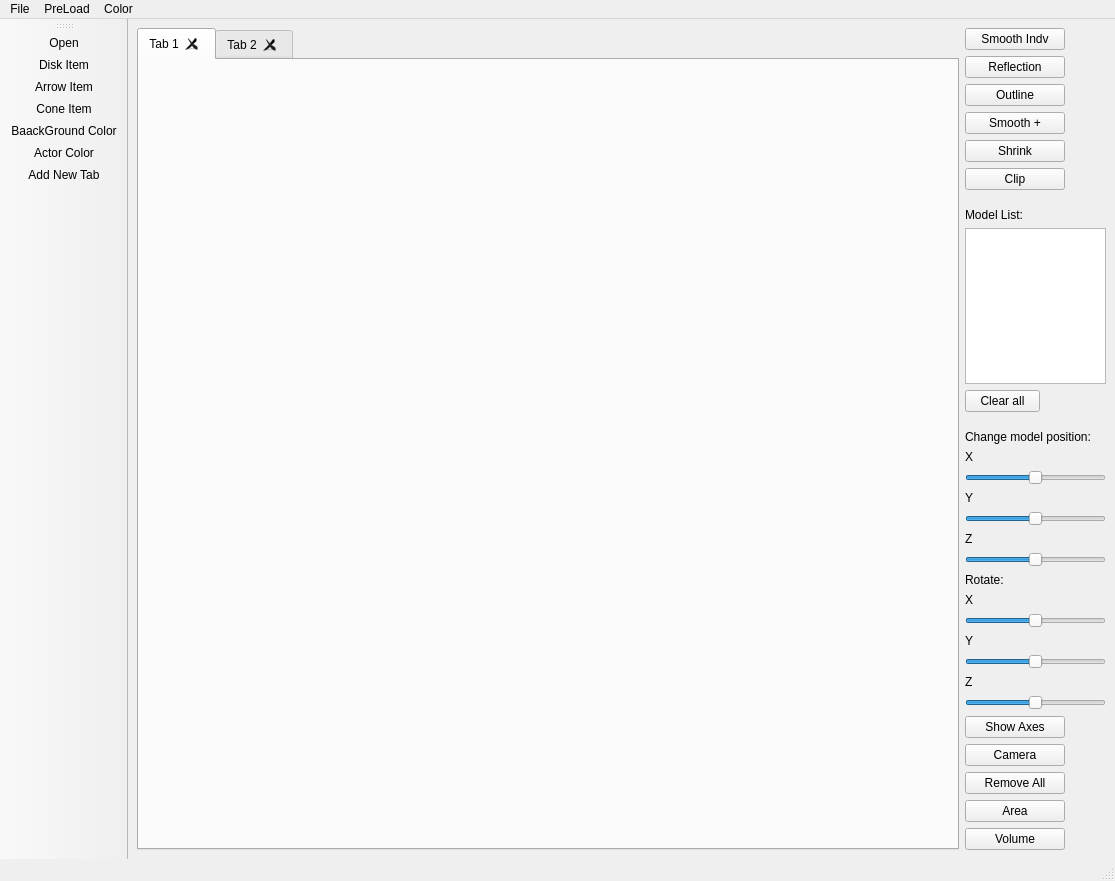
<?xml version="1.0" encoding="UTF-8"?>
<ui version="4.0">
 <class>MainWindow</class>
 <widget class="QMainWindow" name="MainWindow">
  <property name="geometry">
   <rect>
    <x>0</x>
    <y>0</y>
    <width>1115</width>
    <height>881</height>
   </rect>
  </property>
  <property name="windowTitle">
   <string>MainWindow</string>
  </property>
  <property name="windowOpacity">
   <double>1.000000000000000</double>
  </property>
  <property name="autoFillBackground">
   <bool>true</bool>
  </property>
  <property name="styleSheet">
   <string notr="true"/>
  </property>
  <widget class="QWidget" name="centralwidget">
   <layout class="QGridLayout" name="gridLayout">
    <item row="0" column="1">
     <widget class="QPushButton" name="smooth">
      <property name="maximumSize">
       <size>
        <width>100</width>
        <height>16777215</height>
       </size>
      </property>
      <property name="text">
       <string>Smooth Indv</string>
      </property>
     </widget>
    </item>
    <item row="1" column="1">
     <widget class="QPushButton" name="reflection">
      <property name="maximumSize">
       <size>
        <width>100</width>
        <height>16777215</height>
       </size>
      </property>
      <property name="text">
       <string>Reflection</string>
      </property>
     </widget>
    </item>
    <item row="8" column="1">
     <layout class="QVBoxLayout" name="verticalLayout_3">
      <item>
       <widget class="QLabel" name="label_9">
        <property name="maximumSize">
         <size>
          <width>75</width>
          <height>16777215</height>
         </size>
        </property>
        <property name="text">
         <string>Model List:</string>
        </property>
       </widget>
      </item>
      <item>
       <widget class="QListWidget" name="list">
        <property name="maximumSize">
         <size>
          <width>150</width>
          <height>16777215</height>
         </size>
        </property>
       </widget>
      </item>
      <item>
       <widget class="QPushButton" name="clear">
        <property name="maximumSize">
         <size>
          <width>75</width>
          <height>16777215</height>
         </size>
        </property>
        <property name="text">
         <string>Clear all</string>
        </property>
       </widget>
      </item>
     </layout>
    </item>
    <item row="11" column="1">
     <layout class="QVBoxLayout" name="verticalLayout">
      <item>
       <widget class="QLabel" name="label">
        <property name="maximumSize">
         <size>
          <width>140</width>
          <height>16777215</height>
         </size>
        </property>
        <property name="text">
         <string>Change model position: </string>
        </property>
       </widget>
      </item>
      <item>
       <widget class="QLabel" name="label_2">
        <property name="maximumSize">
         <size>
          <width>140</width>
          <height>16777215</height>
         </size>
        </property>
        <property name="text">
         <string>X</string>
        </property>
       </widget>
      </item>
      <item>
       <widget class="QSlider" name="changeX">
        <property name="maximumSize">
         <size>
          <width>150</width>
          <height>16777215</height>
         </size>
        </property>
        <property name="minimum">
         <number>-100</number>
        </property>
        <property name="maximum">
         <number>100</number>
        </property>
        <property name="singleStep">
         <number>1</number>
        </property>
        <property name="pageStep">
         <number>1</number>
        </property>
        <property name="orientation">
         <enum>Qt::Horizontal</enum>
        </property>
       </widget>
      </item>
      <item>
       <widget class="QLabel" name="label_3">
        <property name="maximumSize">
         <size>
          <width>140</width>
          <height>16777215</height>
         </size>
        </property>
        <property name="text">
         <string>Y</string>
        </property>
       </widget>
      </item>
      <item>
       <widget class="QSlider" name="changeY">
        <property name="maximumSize">
         <size>
          <width>150</width>
          <height>16777215</height>
         </size>
        </property>
        <property name="minimum">
         <number>-100</number>
        </property>
        <property name="maximum">
         <number>100</number>
        </property>
        <property name="singleStep">
         <number>1</number>
        </property>
        <property name="pageStep">
         <number>1</number>
        </property>
        <property name="orientation">
         <enum>Qt::Horizontal</enum>
        </property>
       </widget>
      </item>
      <item>
       <widget class="QLabel" name="label_4">
        <property name="maximumSize">
         <size>
          <width>140</width>
          <height>16777215</height>
         </size>
        </property>
        <property name="text">
         <string>Z</string>
        </property>
       </widget>
      </item>
      <item>
       <widget class="QSlider" name="changeZ">
        <property name="maximumSize">
         <size>
          <width>150</width>
          <height>16777215</height>
         </size>
        </property>
        <property name="minimum">
         <number>-100</number>
        </property>
        <property name="maximum">
         <number>100</number>
        </property>
        <property name="singleStep">
         <number>1</number>
        </property>
        <property name="pageStep">
         <number>1</number>
        </property>
        <property name="orientation">
         <enum>Qt::Horizontal</enum>
        </property>
       </widget>
      </item>
     </layout>
    </item>
    <item row="13" column="1">
     <widget class="QPushButton" name="axes">
      <property name="maximumSize">
       <size>
        <width>100</width>
        <height>16777215</height>
       </size>
      </property>
      <property name="text">
       <string>Show Axes</string>
      </property>
     </widget>
    </item>
    <item row="16" column="1">
     <widget class="QPushButton" name="CalcA">
      <property name="maximumSize">
       <size>
        <width>100</width>
        <height>16777215</height>
       </size>
      </property>
      <property name="text">
       <string>Area</string>
      </property>
     </widget>
    </item>
    <item row="15" column="1">
     <widget class="QPushButton" name="Remove">
      <property name="maximumSize">
       <size>
        <width>100</width>
        <height>16777215</height>
       </size>
      </property>
      <property name="text">
       <string>Remove All</string>
      </property>
     </widget>
    </item>
    <item row="14" column="1">
     <widget class="QPushButton" name="Cam">
      <property name="maximumSize">
       <size>
        <width>100</width>
        <height>16777215</height>
       </size>
      </property>
      <property name="text">
       <string>Camera</string>
      </property>
     </widget>
    </item>
    <item row="4" column="1">
     <widget class="QPushButton" name="shrink">
      <property name="maximumSize">
       <size>
        <width>100</width>
        <height>16777215</height>
       </size>
      </property>
      <property name="text">
       <string>Shrink</string>
      </property>
     </widget>
    </item>
    <item row="5" column="1">
     <widget class="QPushButton" name="clip">
      <property name="maximumSize">
       <size>
        <width>100</width>
        <height>16777215</height>
       </size>
      </property>
      <property name="text">
       <string>Clip</string>
      </property>
     </widget>
    </item>
    <item row="2" column="1">
     <widget class="QPushButton" name="outline">
      <property name="maximumSize">
       <size>
        <width>100</width>
        <height>16777215</height>
       </size>
      </property>
      <property name="text">
       <string>Outline</string>
      </property>
     </widget>
    </item>
    <item row="3" column="1">
     <widget class="QPushButton" name="smoothadd">
      <property name="maximumSize">
       <size>
        <width>100</width>
        <height>16777215</height>
       </size>
      </property>
      <property name="text">
       <string>Smooth +</string>
      </property>
     </widget>
    </item>
    <item row="0" column="0" rowspan="18">
     <widget class="QTabWidget" name="tabWidget">
      <property name="currentIndex">
       <number>0</number>
      </property>
      <property name="tabsClosable">
       <bool>true</bool>
      </property>
      <property name="movable">
       <bool>true</bool>
      </property>
      <widget class="QWidget" name="tab1">
       <attribute name="title">
        <string>Tab 1</string>
       </attribute>
       <attribute name="toolTip">
        <string>Tab 1</string>
       </attribute>
       <layout class="QGridLayout" name="gridLayout_2">
        <item row="0" column="0">
         <widget class="QVTKOpenGLWidget" name="qvtkWidget" native="true">
          <property name="minimumSize">
           <size>
            <width>800</width>
            <height>500</height>
           </size>
          </property>
         </widget>
        </item>
       </layout>
      </widget>
      <widget class="QWidget" name="tab2">
       <attribute name="title">
        <string>Tab 2</string>
       </attribute>
       <layout class="QGridLayout" name="gridLayout_3">
        <item row="0" column="0">
         <widget class="QVTKOpenGLWidget" name="qvtkWidget2" native="true">
          <property name="minimumSize">
           <size>
            <width>800</width>
            <height>500</height>
           </size>
          </property>
         </widget>
        </item>
       </layout>
      </widget>
     </widget>
    </item>
    <item row="17" column="1">
     <widget class="QPushButton" name="CalcV">
      <property name="maximumSize">
       <size>
        <width>100</width>
        <height>16777215</height>
       </size>
      </property>
      <property name="text">
       <string>Volume</string>
      </property>
     </widget>
    </item>
    <item row="12" column="1">
     <layout class="QVBoxLayout" name="verticalLayout_2">
      <item>
       <widget class="QLabel" name="label_8">
        <property name="maximumSize">
         <size>
          <width>140</width>
          <height>16777215</height>
         </size>
        </property>
        <property name="text">
         <string>Rotate: </string>
        </property>
       </widget>
      </item>
      <item>
       <widget class="QLabel" name="label_7">
        <property name="maximumSize">
         <size>
          <width>140</width>
          <height>16777215</height>
         </size>
        </property>
        <property name="text">
         <string>X</string>
        </property>
       </widget>
      </item>
      <item>
       <widget class="QSlider" name="RX">
        <property name="maximumSize">
         <size>
          <width>150</width>
          <height>16777215</height>
         </size>
        </property>
        <property name="minimum">
         <number>-360</number>
        </property>
        <property name="maximum">
         <number>360</number>
        </property>
        <property name="orientation">
         <enum>Qt::Horizontal</enum>
        </property>
       </widget>
      </item>
      <item>
       <widget class="QLabel" name="label_6">
        <property name="maximumSize">
         <size>
          <width>140</width>
          <height>16777215</height>
         </size>
        </property>
        <property name="text">
         <string>Y</string>
        </property>
       </widget>
      </item>
      <item>
       <widget class="QSlider" name="RY">
        <property name="maximumSize">
         <size>
          <width>150</width>
          <height>16777215</height>
         </size>
        </property>
        <property name="minimum">
         <number>-360</number>
        </property>
        <property name="maximum">
         <number>360</number>
        </property>
        <property name="orientation">
         <enum>Qt::Horizontal</enum>
        </property>
       </widget>
      </item>
      <item>
       <widget class="QLabel" name="label_5">
        <property name="maximumSize">
         <size>
          <width>140</width>
          <height>16777215</height>
         </size>
        </property>
        <property name="text">
         <string>Z</string>
        </property>
       </widget>
      </item>
      <item>
       <widget class="QSlider" name="RZ">
        <property name="maximumSize">
         <size>
          <width>150</width>
          <height>16777215</height>
         </size>
        </property>
        <property name="minimum">
         <number>-360</number>
        </property>
        <property name="maximum">
         <number>360</number>
        </property>
        <property name="orientation">
         <enum>Qt::Horizontal</enum>
        </property>
       </widget>
      </item>
     </layout>
    </item>
   </layout>
  </widget>
  <widget class="QMenuBar" name="menubar">
   <property name="geometry">
    <rect>
     <x>0</x>
     <y>0</y>
     <width>1115</width>
     <height>21</height>
    </rect>
   </property>
   <widget class="QMenu" name="menuFile">
    <property name="title">
     <string>File</string>
    </property>
    <addaction name="actionFileOpen"/>
    <addaction name="actionAdd"/>
   </widget>
   <widget class="QMenu" name="menuPreLoad">
    <property name="title">
     <string>PreLoad</string>
    </property>
    <addaction name="ball"/>
    <addaction name="cone"/>
    <addaction name="arrow"/>
   </widget>
   <widget class="QMenu" name="menuColor">
    <property name="title">
     <string>Color</string>
    </property>
    <addaction name="AColor"/>
    <addaction name="BColor"/>
   </widget>
   <addaction name="menuFile"/>
   <addaction name="menuPreLoad"/>
   <addaction name="menuColor"/>
  </widget>
  <widget class="QStatusBar" name="statusbar"/>
  <widget class="QToolBar" name="toolBar">
   <property name="windowTitle">
    <string>toolBar</string>
   </property>
   <attribute name="toolBarArea">
    <enum>LeftToolBarArea</enum>
   </attribute>
   <attribute name="toolBarBreak">
    <bool>false</bool>
   </attribute>
   <addaction name="actionFileOpen"/>
   <addaction name="ball"/>
   <addaction name="arrow"/>
   <addaction name="cone"/>
   <addaction name="BColor"/>
   <addaction name="AColor"/>
   <addaction name="actionAdd"/>
  </widget>
  <action name="actionFileOpen">
   <property name="icon">
    <iconset resource="Icons/icons.qrc">
     <normaloff>:/Icons/file.png</normaloff>:/Icons/file.png</iconset>
   </property>
   <property name="text">
    <string>Open</string>
   </property>
  </action>
  <action name="ball">
   <property name="icon">
    <iconset resource="Icons/icons.qrc">
     <normaloff>:/Icons/disk.png</normaloff>:/Icons/disk.png</iconset>
   </property>
   <property name="text">
    <string>Disk Item</string>
   </property>
  </action>
  <action name="arrow">
   <property name="icon">
    <iconset resource="Icons/icons.qrc">
     <normaloff>:/Icons/arrow.png</normaloff>:/Icons/arrow.png</iconset>
   </property>
   <property name="text">
    <string>Arrow Item</string>
   </property>
  </action>
  <action name="cone">
   <property name="icon">
    <iconset resource="Icons/icons.qrc">
     <normaloff>:/Icons/slz.png</normaloff>:/Icons/slz.png</iconset>
   </property>
   <property name="text">
    <string>Cone Item</string>
   </property>
  </action>
  <action name="BColor">
   <property name="icon">
    <iconset resource="Icons/icons.qrc">
     <normaloff>:/Icons/dark.png</normaloff>:/Icons/dark.png</iconset>
   </property>
   <property name="text">
    <string>BaackGround Color</string>
   </property>
  </action>
  <action name="AColor">
   <property name="icon">
    <iconset resource="Icons/icons.qrc">
     <normaloff>:/Icons/color.png</normaloff>:/Icons/color.png</iconset>
   </property>
   <property name="text">
    <string>Actor Color</string>
   </property>
  </action>
  <action name="actionAdd">
   <property name="icon">
    <iconset resource="Icons/icons.qrc">
     <normaloff>:/Icons/save.png</normaloff>:/Icons/save.png</iconset>
   </property>
   <property name="text">
    <string>Add New Tab</string>
   </property>
  </action>
 </widget>
 <customwidgets>
  <customwidget>
   <class>QVTKOpenGLWidget</class>
   <extends>QWidget</extends>
   <header>QVTKOpenGLWidget.h</header>
  </customwidget>
 </customwidgets>
 <resources>
  <include location="Icons/icons.qrc"/>
 </resources>
 <connections/>
</ui>
